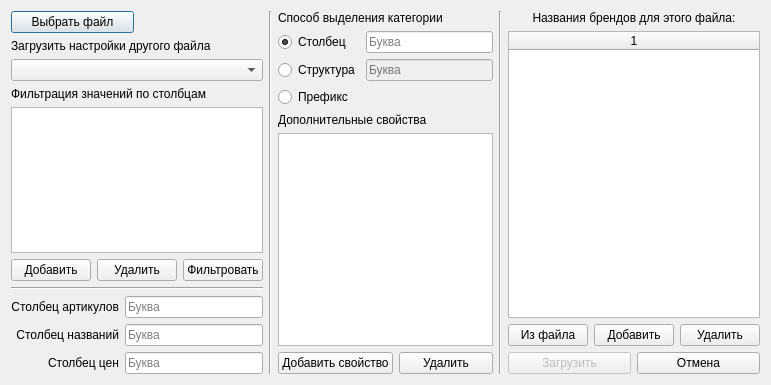
<?xml version="1.0" encoding="UTF-8"?>
<ui version="4.0">
 <class>LoadPreset</class>
 <widget class="QDialog" name="LoadPreset">
  <property name="geometry">
   <rect>
    <x>0</x>
    <y>0</y>
    <width>771</width>
    <height>385</height>
   </rect>
  </property>
  <property name="sizePolicy">
   <sizepolicy hsizetype="Expanding" vsizetype="Preferred">
    <horstretch>0</horstretch>
    <verstretch>0</verstretch>
   </sizepolicy>
  </property>
  <property name="focusPolicy">
   <enum>Qt::StrongFocus</enum>
  </property>
  <property name="windowTitle">
   <string>Настройки загрузки</string>
  </property>
  <layout class="QGridLayout" name="gridLayout_2">
   <item row="0" column="0">
    <layout class="QVBoxLayout" name="verticalLayout_10">
     <item>
      <layout class="QVBoxLayout" name="verticalLayout_8">
       <item>
        <layout class="QHBoxLayout" name="horizontalLayout_2">
         <item>
          <widget class="QPushButton" name="buttonSelect">
           <property name="text">
            <string>Выбрать файл</string>
           </property>
          </widget>
         </item>
         <item>
          <widget class="QLabel" name="labelFilePath">
           <property name="text">
            <string/>
           </property>
          </widget>
         </item>
        </layout>
       </item>
       <item>
        <layout class="QVBoxLayout" name="verticalLayout">
         <item>
          <widget class="QLabel" name="label_8">
           <property name="frameShadow">
            <enum>QFrame::Raised</enum>
           </property>
           <property name="text">
            <string>&lt;html&gt;&lt;head/&gt;&lt;body&gt;&lt;p&gt;&lt;span style=&quot; font-size:9pt;&quot;&gt;Загрузить настройки другого файла&lt;/span&gt;&lt;/p&gt;&lt;/body&gt;&lt;/html&gt;</string>
           </property>
          </widget>
         </item>
         <item>
          <widget class="QComboBox" name="comboSettings"/>
         </item>
        </layout>
       </item>
      </layout>
     </item>
     <item>
      <layout class="QVBoxLayout" name="verticalLayout_9">
       <item>
        <layout class="QVBoxLayout" name="verticalLayout_5">
         <item>
          <widget class="QLabel" name="label_6">
           <property name="text">
            <string>Фильтрация значений по столбцам</string>
           </property>
          </widget>
         </item>
         <item>
          <widget class="QTableWidget" name="filterTable">
           <attribute name="horizontalHeaderStretchLastSection">
            <bool>true</bool>
           </attribute>
          </widget>
         </item>
         <item>
          <layout class="QHBoxLayout" name="horizontalLayout_6">
           <item>
            <layout class="QHBoxLayout" name="horizontalLayout_5">
             <item>
              <widget class="QPushButton" name="btn_addFilter">
               <property name="text">
                <string>Добавить</string>
               </property>
              </widget>
             </item>
             <item>
              <widget class="QPushButton" name="btn_deleteFilter">
               <property name="text">
                <string>Удалить</string>
               </property>
              </widget>
             </item>
            </layout>
           </item>
           <item>
            <widget class="QPushButton" name="btn_filter">
             <property name="text">
              <string>Фильтровать</string>
             </property>
            </widget>
           </item>
          </layout>
         </item>
        </layout>
       </item>
       <item>
        <widget class="Line" name="line">
         <property name="orientation">
          <enum>Qt::Horizontal</enum>
         </property>
        </widget>
       </item>
       <item>
        <layout class="QHBoxLayout" name="horizontalLayout">
         <item>
          <layout class="QVBoxLayout" name="verticalLayout_4">
           <item>
            <widget class="QLabel" name="label_2">
             <property name="text">
              <string>Столбец артикулов</string>
             </property>
             <property name="alignment">
              <set>Qt::AlignRight|Qt::AlignTrailing|Qt::AlignVCenter</set>
             </property>
            </widget>
           </item>
           <item>
            <widget class="QLabel" name="label_3">
             <property name="text">
              <string>Столбец названий</string>
             </property>
             <property name="alignment">
              <set>Qt::AlignRight|Qt::AlignTrailing|Qt::AlignVCenter</set>
             </property>
            </widget>
           </item>
           <item>
            <widget class="QLabel" name="label_4">
             <property name="text">
              <string>Столбец цен</string>
             </property>
             <property name="alignment">
              <set>Qt::AlignRight|Qt::AlignTrailing|Qt::AlignVCenter</set>
             </property>
            </widget>
           </item>
          </layout>
         </item>
         <item>
          <layout class="QVBoxLayout" name="verticalLayout_3">
           <item>
            <widget class="QLineEdit" name="lineCode">
             <property name="placeholderText">
              <string>Буква</string>
             </property>
            </widget>
           </item>
           <item>
            <widget class="QLineEdit" name="lineName">
             <property name="placeholderText">
              <string>Буква</string>
             </property>
            </widget>
           </item>
           <item>
            <widget class="QLineEdit" name="linePrice">
             <property name="placeholderText">
              <string>Буква</string>
             </property>
            </widget>
           </item>
          </layout>
         </item>
        </layout>
       </item>
      </layout>
     </item>
    </layout>
   </item>
   <item row="0" column="1">
    <widget class="Line" name="line_3">
     <property name="orientation">
      <enum>Qt::Vertical</enum>
     </property>
    </widget>
   </item>
   <item row="0" column="2">
    <layout class="QVBoxLayout" name="verticalLayout_12">
     <item>
      <layout class="QGridLayout" name="gridLayout">
       <item row="0" column="0" colspan="2">
        <widget class="QLabel" name="label">
         <property name="font">
          <font>
           <pointsize>9</pointsize>
          </font>
         </property>
         <property name="text">
          <string>Способ выделения категории</string>
         </property>
        </widget>
       </item>
       <item row="1" column="0">
        <widget class="QRadioButton" name="radioColumn">
         <property name="text">
          <string>Столбец</string>
         </property>
         <property name="checked">
          <bool>true</bool>
         </property>
        </widget>
       </item>
       <item row="1" column="1">
        <widget class="QLineEdit" name="lineColumn">
         <property name="enabled">
          <bool>true</bool>
         </property>
         <property name="placeholderText">
          <string>Буква</string>
         </property>
        </widget>
       </item>
       <item row="2" column="0">
        <widget class="QRadioButton" name="radioGroup">
         <property name="text">
          <string>Структура</string>
         </property>
        </widget>
       </item>
       <item row="2" column="1">
        <widget class="QLineEdit" name="lineGroup">
         <property name="enabled">
          <bool>false</bool>
         </property>
         <property name="placeholderText">
          <string>Буква</string>
         </property>
        </widget>
       </item>
       <item row="3" column="0">
        <widget class="QRadioButton" name="radioPrefix">
         <property name="text">
          <string>Префикс</string>
         </property>
        </widget>
       </item>
      </layout>
     </item>
     <item>
      <layout class="QVBoxLayout" name="verticalLayout_6">
       <item>
        <layout class="QVBoxLayout" name="verticalLayout_2">
         <item>
          <widget class="QLabel" name="label_7">
           <property name="text">
            <string>Дополнительные свойства</string>
           </property>
          </widget>
         </item>
         <item>
          <widget class="QTableWidget" name="propsTable">
           <attribute name="horizontalHeaderStretchLastSection">
            <bool>true</bool>
           </attribute>
          </widget>
         </item>
        </layout>
       </item>
       <item>
        <layout class="QHBoxLayout" name="horizontalLayout_3">
         <item>
          <widget class="QPushButton" name="btn_addProp">
           <property name="text">
            <string>Добавить свойство</string>
           </property>
          </widget>
         </item>
         <item>
          <widget class="QPushButton" name="btn_deleteProp">
           <property name="text">
            <string>Удалить</string>
           </property>
          </widget>
         </item>
        </layout>
       </item>
      </layout>
     </item>
    </layout>
   </item>
   <item row="0" column="3">
    <widget class="Line" name="line_4">
     <property name="orientation">
      <enum>Qt::Vertical</enum>
     </property>
    </widget>
   </item>
   <item row="0" column="4">
    <layout class="QVBoxLayout" name="verticalLayout_11">
     <item>
      <layout class="QVBoxLayout" name="verticalLayout_7">
       <item>
        <widget class="QLabel" name="label_5">
         <property name="font">
          <font>
           <pointsize>9</pointsize>
          </font>
         </property>
         <property name="text">
          <string>Названия брендов для этого файла:</string>
         </property>
         <property name="alignment">
          <set>Qt::AlignCenter</set>
         </property>
        </widget>
       </item>
       <item>
        <widget class="QTableWidget" name="brandsList">
         <property name="contextMenuPolicy">
          <enum>Qt::NoContextMenu</enum>
         </property>
         <property name="columnCount">
          <number>1</number>
         </property>
         <attribute name="horizontalHeaderDefaultSectionSize">
          <number>207</number>
         </attribute>
         <attribute name="horizontalHeaderStretchLastSection">
          <bool>true</bool>
         </attribute>
         <column/>
        </widget>
       </item>
       <item>
        <layout class="QHBoxLayout" name="horizontalLayout_7">
         <item>
          <widget class="QPushButton" name="btn_brandsFromFile">
           <property name="text">
            <string>Из файла</string>
           </property>
          </widget>
         </item>
         <item>
          <widget class="QPushButton" name="btn_brandAdd">
           <property name="text">
            <string>Добавить</string>
           </property>
          </widget>
         </item>
         <item>
          <widget class="QPushButton" name="btn_brandDelete">
           <property name="text">
            <string>Удалить</string>
           </property>
          </widget>
         </item>
        </layout>
       </item>
      </layout>
     </item>
     <item>
      <layout class="QHBoxLayout" name="horizontalLayout_4">
       <item>
        <widget class="QPushButton" name="buttonLoad">
         <property name="enabled">
          <bool>false</bool>
         </property>
         <property name="text">
          <string>Загрузить</string>
         </property>
        </widget>
       </item>
       <item>
        <widget class="QPushButton" name="buttonCancel">
         <property name="text">
          <string>Отмена</string>
         </property>
        </widget>
       </item>
      </layout>
     </item>
    </layout>
   </item>
  </layout>
 </widget>
 <resources/>
 <connections/>
</ui>
